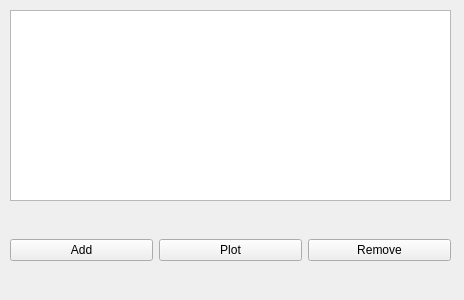
<?xml version="1.0" encoding="UTF-8"?>
<ui version="4.0">
 <class>FileWindow</class>
 <widget class="QWidget" name="FileWindow">
  <property name="geometry">
   <rect>
    <x>0</x>
    <y>0</y>
    <width>464</width>
    <height>300</height>
   </rect>
  </property>
  <property name="windowTitle">
   <string>Open Files</string>
  </property>
  <widget class="QListWidget" name="listWidget_SelectedFiles">
   <property name="geometry">
    <rect>
     <x>10</x>
     <y>10</y>
     <width>441</width>
     <height>191</height>
    </rect>
   </property>
  </widget>
  <widget class="QWidget" name="horizontalLayoutWidget">
   <property name="geometry">
    <rect>
     <x>10</x>
     <y>210</y>
     <width>441</width>
     <height>80</height>
    </rect>
   </property>
   <layout class="QHBoxLayout" name="horizontalLayout">
    <item>
     <widget class="QPushButton" name="pushButton_AddFiles">
      <property name="text">
       <string>Add</string>
      </property>
      <property name="shortcut">
       <string>Ctrl+A</string>
      </property>
     </widget>
    </item>
    <item>
     <widget class="QPushButton" name="pushButton_PlotFiles">
      <property name="text">
       <string>Plot</string>
      </property>
     </widget>
    </item>
    <item>
     <widget class="QPushButton" name="pushButton_RemoveFiles">
      <property name="text">
       <string>Remove</string>
      </property>
     </widget>
    </item>
   </layout>
  </widget>
 </widget>
 <resources/>
 <connections/>
</ui>
